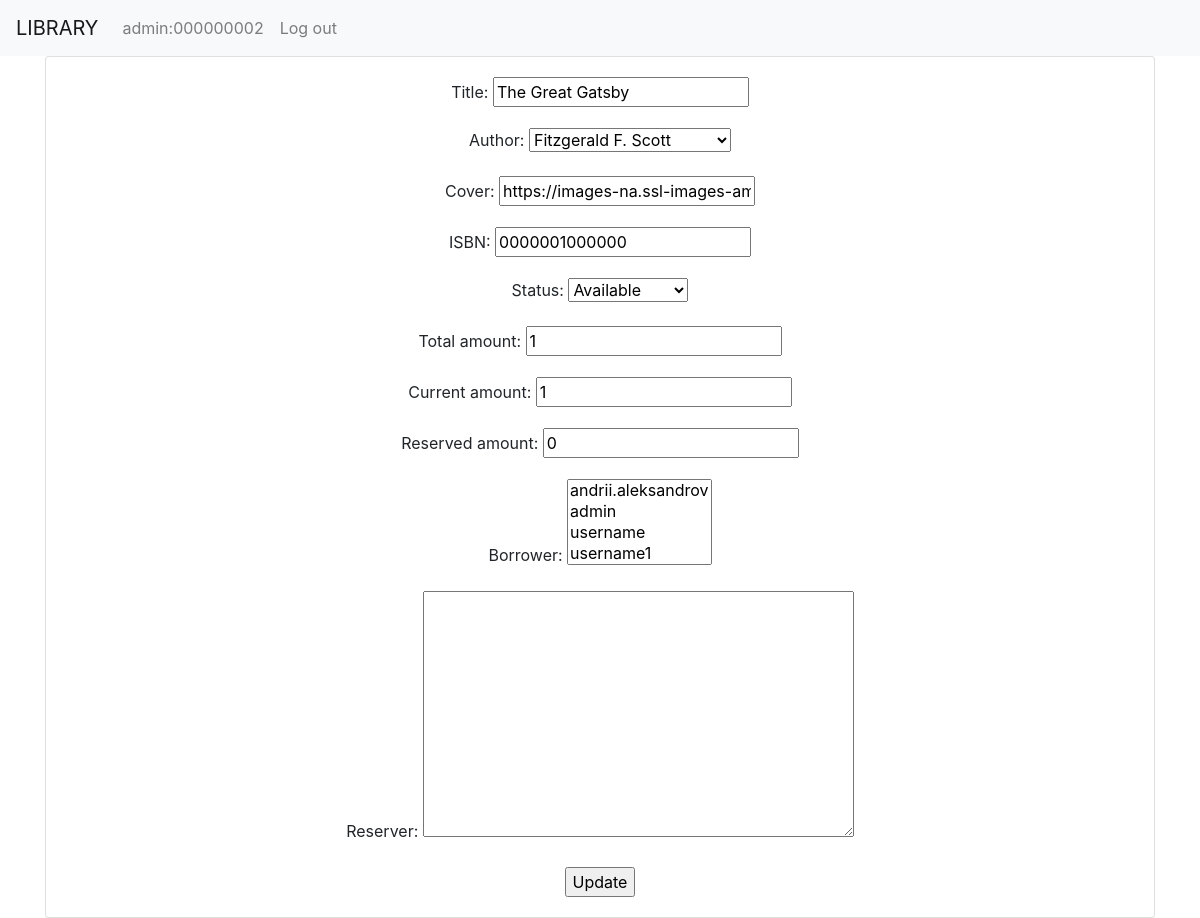
Before: /book/16/update (signed in) with the older database file.
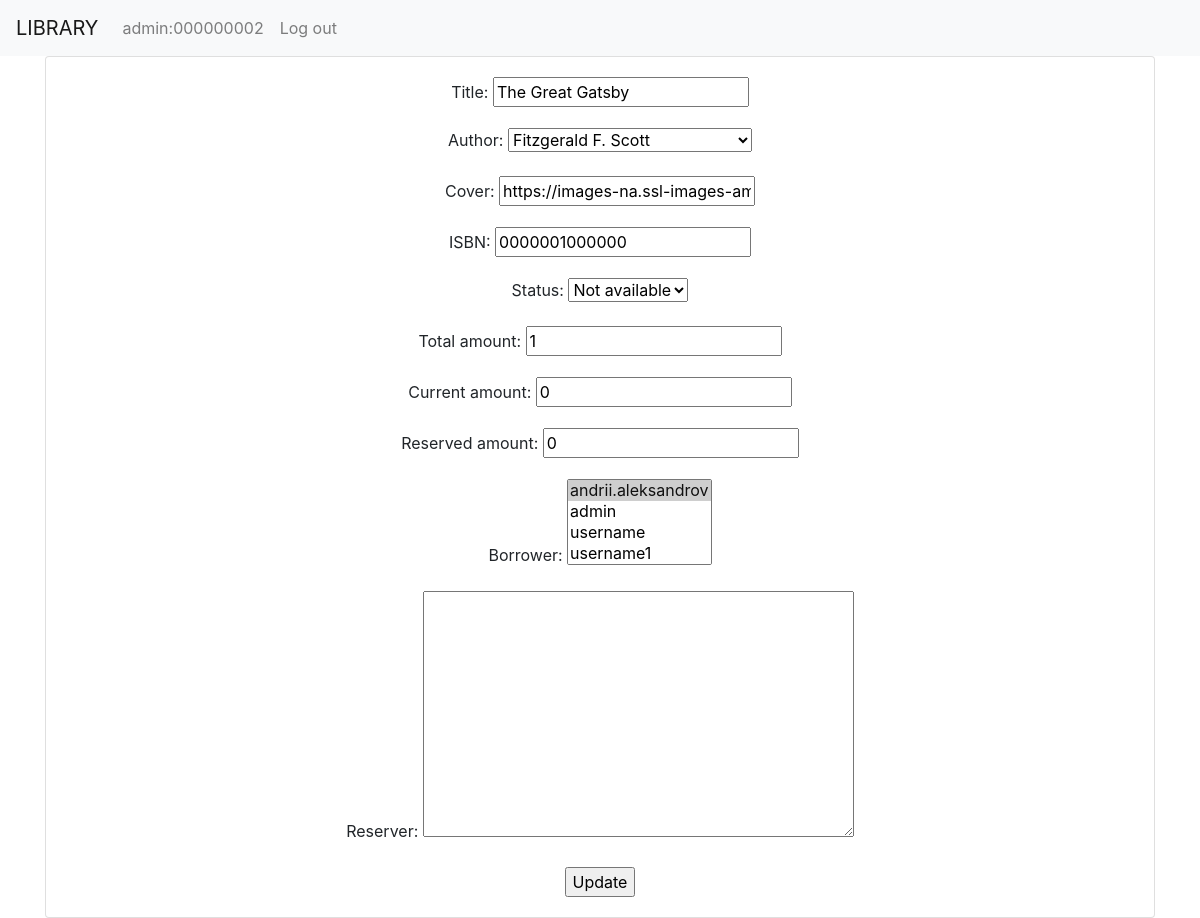
After: the same page with the newer database file.
### bookshelf/models.py (models this page shows, shortened)
class Book(models.Model):
    title = models.CharField(max_length=100)
    author = models.ForeignKey(Author, on_delete=models.CASCADE, null=True)
    cover = models.CharField(max_length=200, default='static/bookshelf/standard_cover.png')
    ISBN = models.CharField(max_length=13, default='0000000000000')
    TYPE_CHOICES = [
        ('paperback', 'Paperback'),
        ('electronic', 'Electronic')
    ]
    type = models.CharField(max_length=11,
                            choices=TYPE_CHOICES,
                            default='paperback')
    STATUS_CHOICES = [
        ('A', 'Available'),
        ('N', 'Not available'),
    ]
    status = models.CharField(
        max_length=1,
        choices=STATUS_CHOICES,
        default='A',
    )

### bookshelf/views.py (the view, shortened to what this page needs)
# urls.py: path('book/<int:pk>/update', BookUpdate.as_view(), name='book_update'),
class BookUpdate(UpdateView):
    model = PaperBook
    form_class = BookEdit
    template_name = 'bookshelf/book_form.html'

### bookshelf/forms.py
class BookEdit(ModelForm):
    class Meta:
        model = PaperBook
        exclude = ['type']

### bookshelf/filters.py (called while the page is built)
@register.filter(name='has_group')
def has_group(user, group_name):
    return user.groups.filter(name=group_name).exists()

### bookshelf/models.py (called while the page is built)
    def __str__(self):
        return ("%s %s" % (self.last_name, self.first_name))

### templates/bookshelf/book_form.html (shortened to what this page needs)
{% extends 'bookshelf/base.html' %}
{% block content %}
    {% load filters %}
    <div class="container">
        <div class="row">
            <div class="col-sm-12">
                <form method="post">
                    <div class="card text-center">
                        <div class="card-body">
                            {% if request.user|has_group:"Librarian" %}
                                {{ form.as_p }}
                                <input type="submit" value="Update" class="card-link">
                            {% else %}
                                <p>Sorry, but you don't have permission to access this page.</p>
                            {% endif %}
                        </div>
                    </div>
                </form>
            </div>
        </div>
    </div>
{% endblock %}

Changed rows visible on the page:
changed Book "The Great Gatsby": status "Available" → "Not available"
Other visible differences:
form field current_amount: "1" → "0"
form field borrower: "andrii.aleksandrov / admin / username / username1" → "andrii.aleksandrov ☑ / admin / username / username1"
